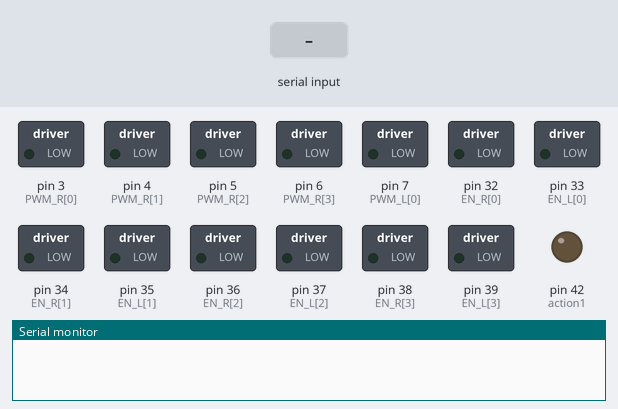
A sketch run on a simulated Arduino Mega 2560, built with avr-gcc and run on an emulated ATmega2560. Shown: switched loads named in the sketch (green lamp = pin HIGH), output pins drawn as LEDs (lit = HIGH), the last lines printed to the serial monitor. The test bench sets the inputs (shaded band).

Above: at 1.2 s.
1.3 s: "1" received over Serial
At 2.3 s:
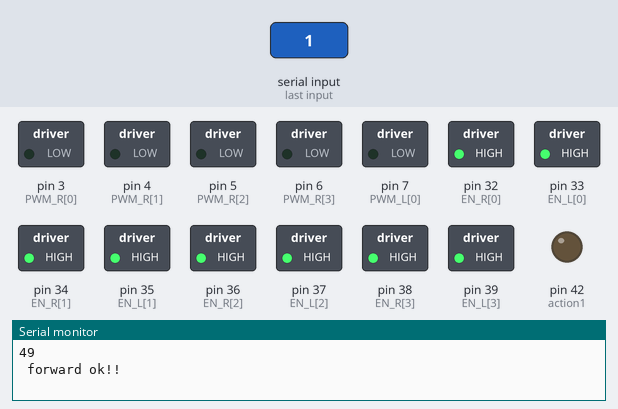
2.8 s: byte 55 (55) received over Serial
At 3.4 s:
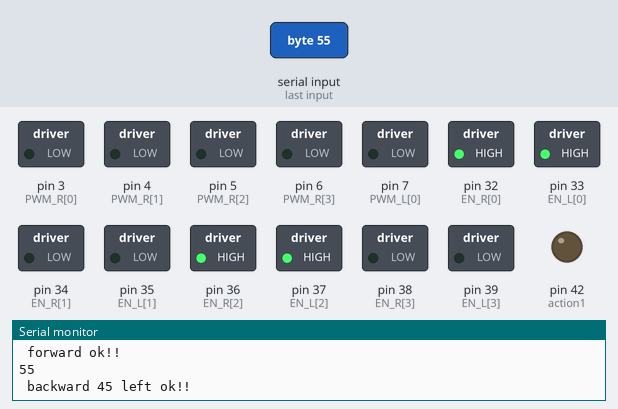
4.3 s: byte 56 (56) received over Serial
At 5.5 s:
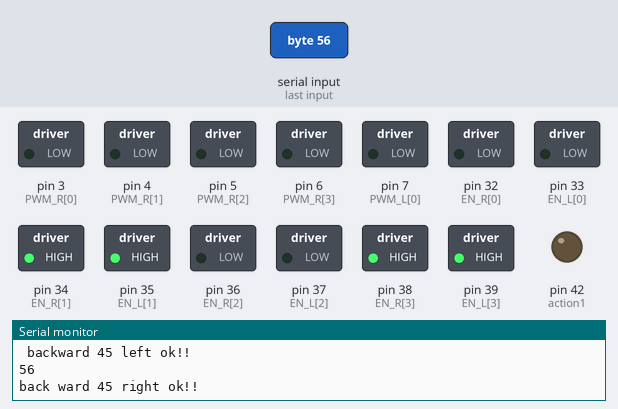
5.8 s: byte 99 (99) received over Serial
At 6.9 s:
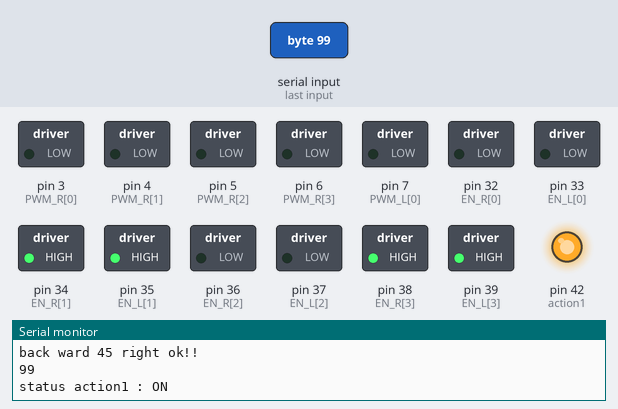
7.3 s: byte 57 (57) received over Serial
At 8.0 s:
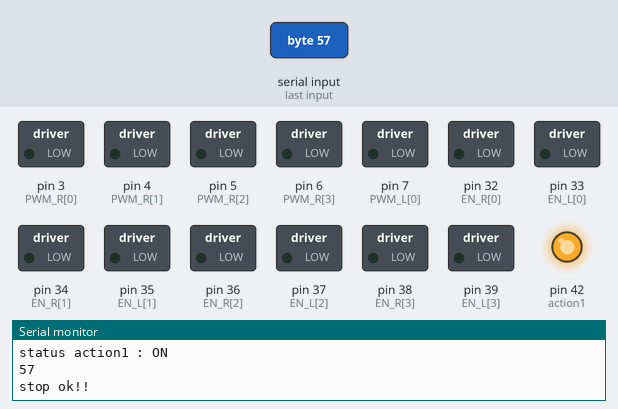
8.8 s: byte 53 (53) received over Serial
At 9.2 s:
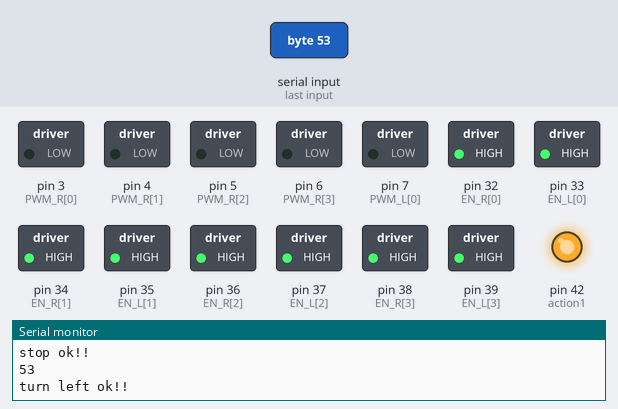
Timing chart, 0 to 11.3 s (numbered marks = the images above; inputs shaded):
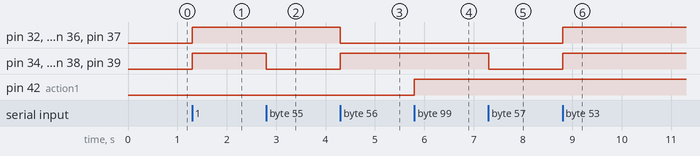

Measured:
- after the input at 1.3 s, pin 32 (EN_R[0]), pin 33 (EN_L[0]), pin 34 (EN_R[1]), pin 35 (EN_L[1]), pin 36 (EN_R[2]), pin 37 (EN_L[2]), pin 38 (EN_R[3]), pin 39 (EN_L[3]): LOW → HIGH at once
- after the input at 2.8 s, pin 34 (EN_R[1]), pin 35 (EN_L[1]), pin 38 (EN_R[3]), pin 39 (EN_L[3]): HIGH → LOW at once
- after the input at 4.3 s, pin 32 (EN_R[0]), pin 33 (EN_L[0]), pin 36 (EN_R[2]), pin 37 (EN_L[2]): HIGH → LOW at once; pin 34 (EN_R[1]), pin 35 (EN_L[1]), pin 38 (EN_R[3]), pin 39 (EN_L[3]): LOW → HIGH at once
- after the input at 5.8 s, pin 42 (action1): LOW → HIGH at once
- after the input at 7.3 s, pin 34 (EN_R[1]), pin 35 (EN_L[1]), pin 38 (EN_R[3]), pin 39 (EN_L[3]): HIGH → LOW at once
- after the input at 8.8 s, pin 32 (EN_R[0]), pin 33 (EN_L[0]), pin 34 (EN_R[1]), pin 35 (EN_L[1]), pin 36 (EN_R[2]), pin 37 (EN_L[2]), pin 38 (EN_R[3]), pin 39 (EN_L[3]): LOW → HIGH at once

The sketch:

robot_control_phone.ino
```cpp
// Phan Ben 18TDH 1 - 27/06/2019 //
// this is lines declare variable
int EN_R[] = {32, 34, 36, 38};
int EN_L[] = {33, 35, 37, 39 };
int PWM_R[] = {3, 4, 5, 6};
int PWM_L[] = {7, 8, 9, 10} ;
int ENA  = 11 ;
int ENB = 12 ;
int in1 = 52;
int in2 = 53;


const int action1 = 42;
const int action2 = 44;
const int action3 = 44;
const int action4 = 46 ;

byte data = 0 ;

int speed_go = 0 ;
int speed_turn = 0 ;
int  speed_stop = 0;
void mortor1_forward();
void mortor2_forward() ;
void mortor3_forward() ;
void mortor4_forward () ;
void mortor1_backward () ;
void mortor2_backward () ;
void mortor3_backward () ;
void mortor4_backward () ;
void mortor1_stop() ;
void mortor2_stop() ;
void mortor3_stop () ;
void mortor4_stop () ;
// this is lines void setup
void setup ()
{
  Serial.begin (9600);

 //digitalWrite ( 12 , 1 ) ;
  for (int i = 0 ; i < 4 ; i++ )
  {
    pinMode (EN_R[i] , OUTPUT ) ;
    pinMode (EN_L[i] , OUTPUT  ) ;
    pinMode (PWM_R[i] , OUTPUT  ) ;
    pinMode (PWM_L[i] , OUTPUT ) ;

  }

  pinMode (action1 , OUTPUT ) ;
  pinMode (action2 , OUTPUT ) ;
  pinMode (action3 , OUTPUT ) ;
  pinMode (action4 , OUTPUT ) ;
  pinMode ( ENA , OUTPUT );
  pinMode ( ENB , OUTPUT );
  pinMode ( in1 , OUTPUT );
  pinMode ( in2 , OUTPUT );

}

// this is lines void loop


void loop ()
{
  if ( Serial.available () > 0 )
  {
    data = Serial.read () ;
    Serial.println  (data )  ;


  }
  if ( data == 109 )
  {
    speed_go = 110 ;
  }
  if (data == 121)
  {
    speed_go = 50 ;
  }
  if ( data == 49)
  {
    forward () ;
    data = 0 ;
  }

  if ( data == 50)
  {
    backward () ;
    data = 0 ;


  }


  if ( data == 51 )
  {
    speed_go ;
    turn_right ();

    data = 0 ;


  }

  if ( data == 52 )
  {
    speed_go;
    turn_left () ;
    data = 0 ;


  }


  if ( data  == 57 )
  {
    stop_ok () ;
    stop_stop () ;
    data = 0 ;


  }


  if (data == 53)
  {
    sideways_left () ;
    data = 0 ;


  }


  if ( data == 54 )
  {
    sideways_right () ;
    data = 0;


  }


  if (data == 55 )
  {
    backward_45_left () ;
    data = 0 ;


  }


  if (data == 56)
  {
    backward_45_right () ;
    data = 0;


  }


  if (data == 98  )
  {

    forward_45_left () ;
    data = 57 ;


  }


  if (data == 97 )
  {
    forward_45_right  () ;
    data = 0 ;


  }


  if (data == 99)
  {
    digitalWrite ( action1 , HIGH ) ;
    Serial.println ("status action1 : ON " );
    data = 0 ;


  }


  if (data == 100 )
  {
    digitalWrite ( action1 , LOW  ) ;
    Serial.println ("status action1 : OFF " );
    data = 0;


  }


  if (data == 101)
  {
    digitalWrite ( action2 , HIGH  ) ;
    Serial.println ("status action2 : ON " );
    data = 0;


  }

  if ( data == 102 )
  {
    digitalWrite ( action2 , LOW  );
    Serial.println ("status action2 : OFF " );
    data = 0 ;


  }


  if ( data == 103 )
  {
    up ( ) ;
    Serial.println ("status action3 : ON " );
    data = 0 ;


  }


  if  (data == 104)
  {
    down () ;
    Serial.println ("status action3 : OFF " );
    data = 0 ;


  }


  if (data == 105 )
  {
    digitalWrite (action4 , HIGH  ) ;
    Serial.println ("status action4 : ON " );
    data = 0 ;


  }


  if (data == 106 )
  {
    digitalWrite ( action4  , LOW  );
    Serial.println ("status action4 : OFF " );
    data = 0 ;


  }

 if (data == 106 )
  {
    stop_stop () ;
    Serial.println ("status action4 : OFF " );
    data = 0 ;
  }


}

// this is lines motor forward
void mortor1_forward ()
{
  digitalWrite ( EN_L[0] , HIGH ) ;
  digitalWrite ( EN_R[0] , HIGH ) ;
  analogWrite ( PWM_L[0] , speed_go  );
  analogWrite  ( PWM_R[0] , speed_stop );
}
void mortor2_forward ()
{
  digitalWrite ( EN_L[1] , HIGH ) ;
  digitalWrite ( EN_R[1] , HIGH ) ;

  analogWrite ( PWM_L[1] , speed_go ) ;
  analogWrite ( PWM_R[1] , speed_stop ) ;

}
void mortor3_forward ()
{
  digitalWrite ( EN_L[2] , HIGH  ) ;
  digitalWrite ( EN_R[2] , HIGH ) ;
  analogWrite (PWM_L[2] , speed_go ) ;
  analogWrite (PWM_R[2] , speed_stop ) ;
}
void mortor4_forward ()
{
  digitalWrite (EN_L[3] , HIGH ) ;
  digitalWrite (EN_R[3] , HIGH );
  analogWrite (PWM_L[3] , speed_go  ) ;
  analogWrite (PWM_R[3] , speed_stop ) ;
}


// this is lines mortor_backward
void mortor1_backward ( )
{
  digitalWrite ( EN_L[0] , HIGH ) ;
  digitalWrite ( EN_R[0] , HIGH  ) ;
  analogWrite ( PWM_L[0] , speed_stop  );
  analogWrite  ( PWM_R[0] , speed_go );
}

void mortor2_backward ()
{
  digitalWrite ( EN_L[1] , HIGH  ) ;
  digitalWrite ( EN_R[1] , HIGH) ;
  analogWrite ( PWM_L[1] , speed_stop ) ;
  analogWrite ( PWM_R[1] , speed_go ) ;


}
void mortor3_backward ()
{
  digitalWrite ( EN_L[2] , HIGH  ) ;
  digitalWrite ( EN_R[2] , HIGH ) ;
  analogWrite (PWM_L[2] , speed_stop ) ;
  analogWrite (PWM_R[2] , speed_go ) ;
}
void mortor4_backward ()
{
  digitalWrite (EN_L[3] , HIGH ) ;
  digitalWrite (EN_R[3] , HIGH  );
  analogWrite (PWM_L[3] , speed_stop  ) ;
  analogWrite (PWM_R[3] , speed_go ) ;
}
void mortor1_stop ()
{
  digitalWrite (EN_L[0] , LOW ) ;
  digitalWrite (EN_R[0] , LOW  );
  analogWrite (PWM_L[0] , speed_stop  ) ;
  analogWrite (PWM_R[0] , speed_stop ) ;
}
void mortor2_stop ()
{
  digitalWrite ( EN_L[1] , LOW  ) ;
  digitalWrite ( EN_R[1] , LOW ) ;
  analogWrite ( PWM_L[1] , speed_stop ) ;
  analogWrite ( PWM_R[1] , speed_stop ) ;


}
void mortor3_stop ()
{
  digitalWrite ( EN_L[2] , LOW  ) ;
  digitalWrite ( EN_R[2] , LOW  ) ;
  analogWrite (PWM_L[2] , speed_stop ) ;
  analogWrite (PWM_R[2] , speed_stop ) ;
}
void mortor4_stop ()
{
  digitalWrite (EN_L[3] , LOW ) ;
  digitalWrite (EN_R[3] , LOW  );
  analogWrite (PWM_L[3] , speed_stop  ) ;
  analogWrite (PWM_R[3] , speed_stop ) ;
}

void forward ()
{
  mortor1_forward () ;
  mortor2_forward () ;
  mortor3_forward () ;
  mortor4_forward () ;
  Serial.println (" forward ok!! " );

}
void backward ()
{
  mortor1_backward() ;
  mortor2_backward() ;
  mortor3_backward() ;
  mortor4_backward() ;
  Serial.println (" backward ok!! " );

}
void   turn_right  ()
{
  mortor1_forward () ;
  mortor2_backward () ;
  mortor3_forward() ;
  mortor4_backward () ;
  Serial.println (" sideways right ok!! ");

}
void turn_left ()
{
  mortor1_backward () ;
  mortor2_forward() ;
  mortor3_backward () ;
  mortor4_forward () ;
  Serial.println  (" sideways left ok!! ") ;
}
void sideways_left ( )
{
  mortor1_backward () ;
  mortor3_forward () ;
  mortor4_forward () ;
  mortor2_backward () ;
  Serial.println ("turn left ok!! " );
}
void sideways_right ()
{
  mortor1_forward () ;
  mortor3_backward () ;
  mortor4_backward  () ;
  mortor2_forward () ;
  Serial.println ("turn right ok!! " );
}
void forward_45_left ()
{
  mortor1_stop () ;
  mortor2_forward () ;
  mortor3_stop () ;
  mortor4_forward () ;
  Serial.println ("forward 45 left ok!! ") ;
}
void backward_45_right ()
{
  mortor1_stop () ;
  mortor2_backward () ;
  mortor3_stop () ;
  mortor4_backward () ;
  Serial.println ("back ward 45 right ok!! " );
}
void forward_45_right ()
{
  mortor1_forward () ;
  mortor2_stop () ;
  mortor3_forward () ;
  mortor4_stop () ;
  Serial.println ( "forward 45 right ok!! " );
}
void backward_45_left ()
{
  mortor1_backward () ;
  mortor2_stop () ;
  mortor3_backward () ;
  mortor4_stop () ;
  Serial.println ( " backward 45 left ok!! ") ;

}
void stop_ok()
{
  mortor1_stop () ;
  mortor2_stop () ;
  mortor3_stop () ;
  mortor4_stop () ;
  Serial.println("stop ok!!" );

}
void down ( )
{
  digitalWrite ( in1 , HIGH ) ;
  digitalWrite ( in2 , HIGH) ;
  //digitalWrite ( in3 , HIGH );
  //digitalWrite ( in4 , LOW );
  analogWrite ( ENA , 0  );
  analogWrite  ( ENB , 255 );

}
void up ( )
{
  digitalWrite ( in1  , HIGH ) ;
  digitalWrite ( in2  , HIGH ) ;
 // digitalWrite ( in3 , LOW );
  //digitalWrite ( in4 , HIGH );
  analogWrite ( ENA , 255  );
  analogWrite  ( ENB , 0);
}
void stop_stop ()
{
  digitalWrite ( in1  , LOW  ) ;
  digitalWrite ( in2  , LOW  ) ;
//  digitalWrite ( in3 , LOW  );
 // digitalWrite ( in4 , LOW );
  analogWrite ( ENA , 0   );
  analogWrite  ( ENB , 0  );
}
```
